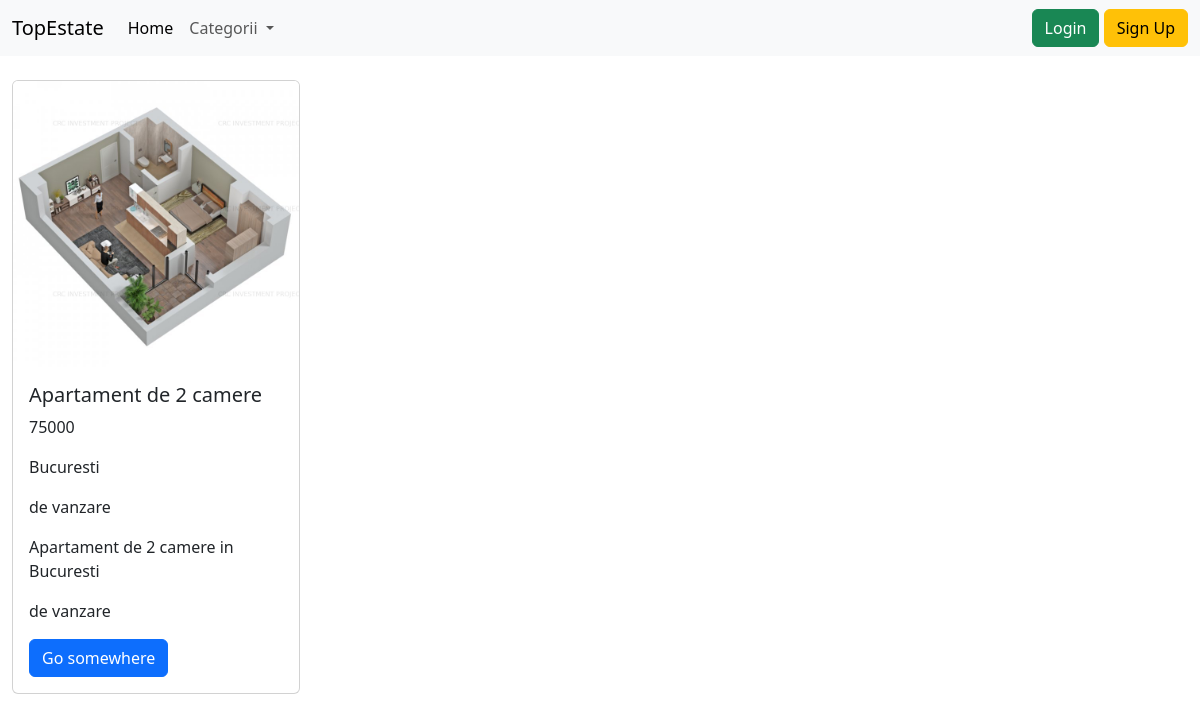
/comision_0/, run on the app's committed database.
### createPost/models.py (models this page shows)
class Anunt(models.Model):
    optiuni_proprietati = [
        ('apartamente', 'Apartamente'),
        ('case/vile', 'Case/Vile'),
        ('terenuri', 'Terenuri')
    ]
    optiuni_achizitie = [
        ('de vanzare', 'De vanzare'),
        ('de inchiriat', 'De inchiriat')
    ]
    tipuri_anunt = [
        ('C0', 'Comision 0'),
        ('AR', 'Ansamblu Rezidential'),
        ('AI', 'Agentii Imobiliare')
    ]
    tip_proprietate = models.CharField(choices=optiuni_proprietati, max_length=30)
    tip_vanzare = models.CharField(choices=optiuni_achizitie, max_length=30)
    titul_anunt = models.CharField(max_length=80)
    poze = models.ImageField(upload_to='media/', null=True)
    suprafata_utila = models.CharField(max_length=10)
    pret = models.CharField(max_length=30)
    localizare = models.CharField(max_length=80)
    descriere = models.TextField(max_length=500)
    tip_anunt = models.CharField(choices=tipuri_anunt, max_length=2, default='C0')

### createPost/views.py (the view)
# urls.py: path('comision_0/', views.Comision0View.as_view(), name='comision-0'),
class Comision0View(ListView):
    template_name = 'createPost/comision_0.html'
    model = Anunt
    context_object_name = 'all_announce'
    def get_queryset(self):
        return Anunt.objects.filter(tip_anunt='C0')

### templates/createPost/comision_0.html (shortened to what this page needs)
{% extends 'base.html' %}
{% load static %}
{% block content %}
    <div class="container-fluid">
        <div class="row">
            {% for anunt in all_announce %}
                <div class="col-md-3 ">
                <br>
                    <div class="card" style="width: 18rem;">
                        {% if anunt.poze %}
                        <img src="{{ anunt.poze.url }}" class="card-img-top" alt="...">
                        {% else %}
                        <img src="{% static 'images/no_image_available.png' %}" class="card-img-top" alt="...">
                        {% endif %}
                        <div class="card-body">
                            <h5 class="card-title">{{ anunt.titul_anunt }}</h5>
                            <p class="card-text">{{ anunt.pret }}</p>
                            <p class="card-text">{{ anunt.localizare }}</p>
                            <p class="card-text">{{ anunt.tip_vanzare }}</p>
                            <p class="card-text">{{ anunt.descriere }}</p>
                            <p class="card-text">{{ anunt.tip_vanzare }}</p>
                            <a href="#" class="btn btn-primary">Go somewhere</a>
                        </div>
                    </div>
                </div>
            {% endfor %}
        </div>
    </div>
{% endblock %}

### data on the page
Anunt: poze (picture), titul_anunt "Apartament de 2 camere", pret "75000", localizare "Bucuresti", tip_vanzare "de vanzare", descriere "Apartament de 2 camere in Bucuresti"
